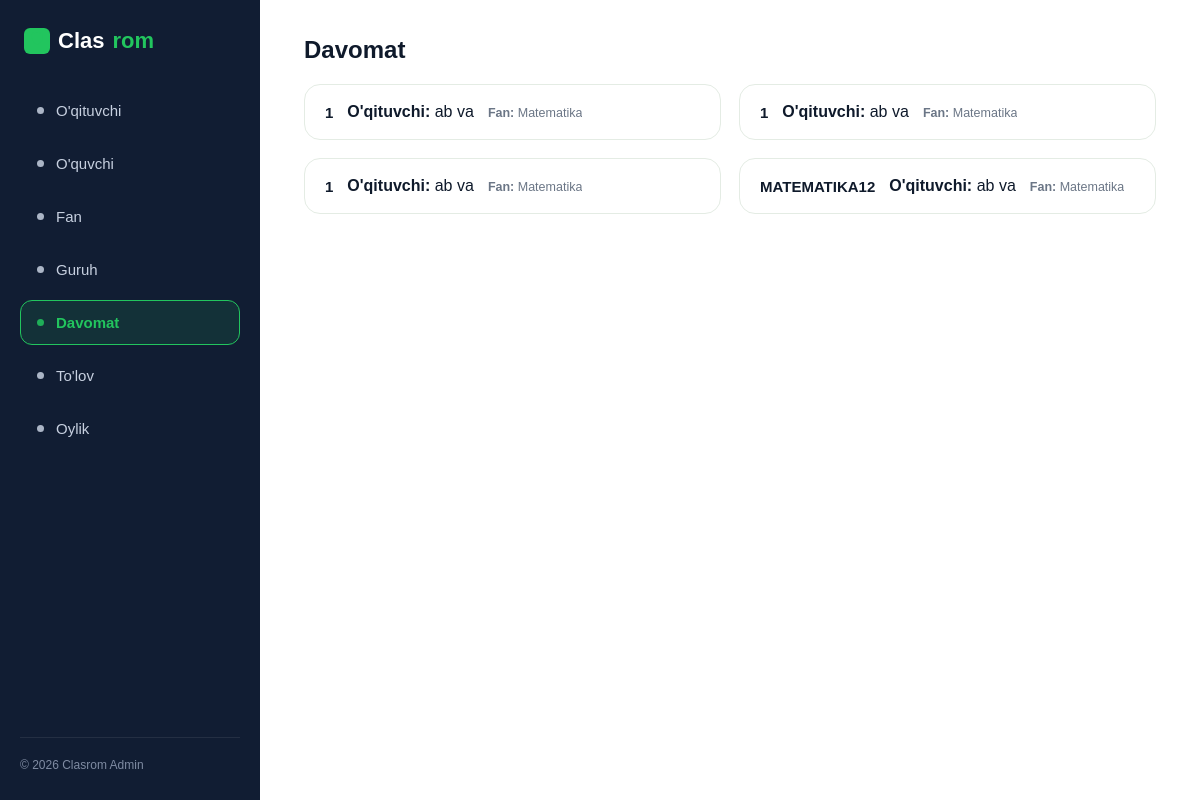
The page /attendance/ on the database its author committed.
### groups/models.py (models this page shows)
class Groups(models.Model):
    name = models.CharField(max_length=55)
    teacher = models.ForeignKey(User, on_delete=models.CASCADE, related_name='teacher_groups')
    subject = models.ForeignKey(Subject,on_delete=models.CASCADE)
    created_at = models.DateField(auto_now_add=True)
    start_time = models.TimeField()
    end_time = models.TimeField()
    days = models.CharField(max_length=55)

class Subject(models.Model):
    name = models.CharField(max_length=55)
    created_at = models.DateField(auto_now=True)

### accounts/models.py (models this page shows)
class User(AbstractUser):
    ROLE = (
        ('ceo','Ceo'),
        ('teacher','Teacher'),
        ('student','Student'),
        ('none','none')
    )
    phone = models.CharField(max_length=55)
    role = models.CharField(max_length=20, choices=ROLE, default='student')

### attendance/views.py (the view)
# urls.py: path('', views.AttendanceGroupList.as_view(), name='group_list'),
class AttendanceGroupList(View):
    def get(self, request):
        groups = Groups.objects.all()
        context = {'groups': groups}
        return render(request, 'ceo/attendance/group_list.html', context)

### templates/ceo/attendance/group_list.html (shortened to what this page needs)
{% load static %}
<!DOCTYPE html>
<html lang="uz">
<head>
  <link rel="stylesheet" href="{% static 'ceo/groups/groups.css' %}">
</head>
<body style="background-color: var(--bg-dark);">
  <aside class="sidebar">
    <div class="logo"><span class="shield">🛡</span>Clas<span>rom</span></div>
    <nav class="nav">
      <a href="{% url 'accounts:teacher_list' %}" class="nav-item"><span class="dot"></span>O'qituvchi</a>
      <a href="{% url 'accounts:student' %}" class="nav-item"><span class="dot"></span>O'quvchi</a>
      <a href="{% url 'groups:subject_list' %}" class="nav-item"><span class="dot"></span>Fan</a>
      <a href="{% url 'groups:group_list' %}" class="nav-item"><span class="dot"></span>Guruh</a>
      <a href="{% url 'attendance:group_list' %}" class="nav-item active"><span class="dot"></span>Davomat</a>
      <a href="#" class="nav-item"><span class="dot"></span>To'lov</a>
      <a href="#" class="nav-item"><span class="dot"></span>Oylik</a>
    </nav>
    <div class="sidebar-foot">© 2026 Clasrom Admin</div>
  </aside>
  <main class="main">
    <h1 class="card-title" style="font-size: 24px; margin-bottom: 20px;">Davomat</h1>
    <div class="grid">
      {% for group in groups %}
        <a href="{% url 'attendance:group_detail' group.pk %}" style="text-decoration: none; color: inherit;">
          <div class="card">
            <div class="card-info">
              <h2 class="card-title" style="text-transform: uppercase;">{{ group.name }}</h2>
              <p class="card-text">
                <strong>O'qituvchi:</strong> {{ group.teacher.first_name }} {{ group.teacher.last_name }}
              </p>
              <p class="card-sub">
                <strong>Fan:</strong> {{ group.subject.name }}
              </p>
            </div>
          </div>
        </a>
      {% empty %}
        <p class="card-text" style="color: var(--muted-light);">Hozircha guruhlar mavjud emas</p>
      {% endfor %}
    </div>
  </main>
</body>
</html>

### static/ceo/groups/groups.css (style rules this page uses)
:root { --green:#22c55e; --green-dark:#189146; --navy:#111d33; --navy-soft:#18263f; --cream:#eefcf1; --pink:#f87171; --pink-soft:#fde8e8; --text:#0f1a2b; --muted:#6b7686; --border:#e4ece4; --white:#ffffff; }
* { box-sizing:border-box; margin:0; padding:0; }
body { font-family:'Poppins', sans-serif; background:var(--cream); color:var(--text); display:flex; min-height:100vh; }
.sidebar { width:260px; background:var(--navy); color:#fff; display:flex; flex-direction:column; padding:28px 20px; position:sticky; top:0; height:100vh; flex-shrink:0; }
.logo { display:flex; align-items:center; gap:8px; font-size:22px; font-weight:800; margin-bottom:34px; padding-left:4px; }
.logo span { color:var(--green); }
.logo .shield { width:26px;height:26px; background:var(--green); border-radius:6px; display:flex;align-items:center;justify-content:center; font-size:14px; }
.nav { display:flex; flex-direction:column; gap:8px; }
.nav-item { display:flex; align-items:center; gap:12px; padding:13px 16px; border-radius:12px; color:#c7d0e0; font-weight:500; font-size:15px; cursor:pointer; border:1.5px solid transparent; transition:all .15s ease; background:none; text-decoration:none; }
.nav-item.active { background:rgba(34,197,94,.12); border-color:var(--green); color:var(--green); font-weight:600; }
.nav-item .dot { width:7px;height:7px; border-radius:50%; background:currentColor; opacity:.85; }
.sidebar-foot { margin-top:auto; padding-top:20px; border-top:1px solid rgba(255,255,255,.08); font-size:12px; color:#7f8ba2; }
.main { flex:1; padding:36px 44px; min-width:0; }
.grid { display:grid; grid-template-columns:repeat(2, 1fr); gap:18px; }
.card { background:#fff; border:1.5px solid var(--border); border-radius:16px; padding:18px 20px; display:flex; align-items:center; justify-content:space-between; gap:14px; transition:box-shadow .15s ease, transform .15s ease; }
.card-info { display:flex; align-items:center; gap:14px; min-width:0; }
.card-text { min-width:0; }
.card-title { font-weight:600; font-size:15px; white-space:nowrap; overflow:hidden; text-overflow:ellipsis; }
.card-sub { font-size:12.5px; color:var(--muted); margin-top:2px; white-space:nowrap; overflow:hidden; text-overflow:ellipsis; }

### rows shown on the page
Groups: name "1", teacher.first_name "ab", teacher.last_name "va", subject.name "Matematika"
Groups: name "1", teacher.first_name "ab", teacher.last_name "va", subject.name "Matematika"
Groups: name "1", teacher.first_name "ab", teacher.last_name "va", subject.name "Matematika"
Groups: name "MATEMATIKA12", teacher.first_name "ab", teacher.last_name "va", subject.name "Matematika"
